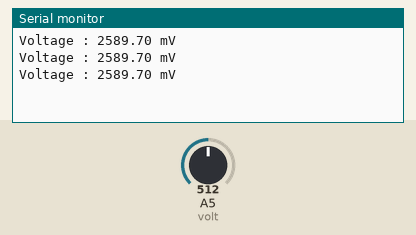
Recording of a sketch running on a simulated Arduino Uno, built with avr-gcc and run on an emulated ATmega328P. Shown: the last lines printed to the serial monitor. The test bench sets the inputs (shaded band); at power-on: A5 (volt) = 512.

Above: at 1.3 s.
1.4 s: A5 (volt) set to 716
At 1.9 s:
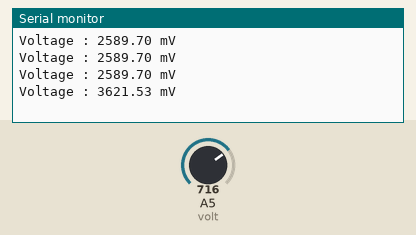
2.9 s: A5 (volt) set to 900
At 3.3 s:
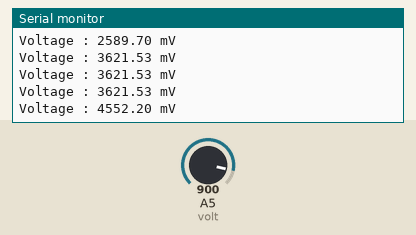
Timing chart, 0 to 5.9 s (numbered marks = the images above; inputs shaded):
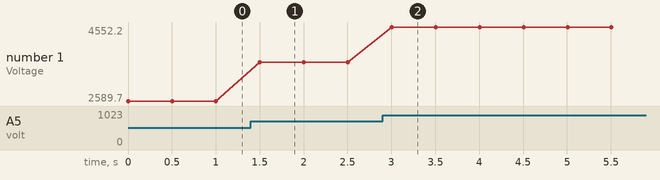

The sketch:

LDR-PhotoResistor.ino
```cpp
#define volt A5

void setup()
{
    pinMode(volt, INPUT);
    Serial.begin(9600);
}

void loop()
{
    float v = analogRead(volt) * 5.058;
    Serial.println("Voltage : " + String(v) + " mV\n");
    delay(500);
}
```

Measured:
- after the input at 1.4 s, the serial monitor: prints a new line after 0.10 s (image 1)
- after the input at 2.9 s, the serial monitor: prints a new line after 0.10 s (image 2)
- plotted number 1: 2589.7 → 3621.53 after the input at 1.4 s, 3621.53 → 4552.2 after the input at 2.9 s
